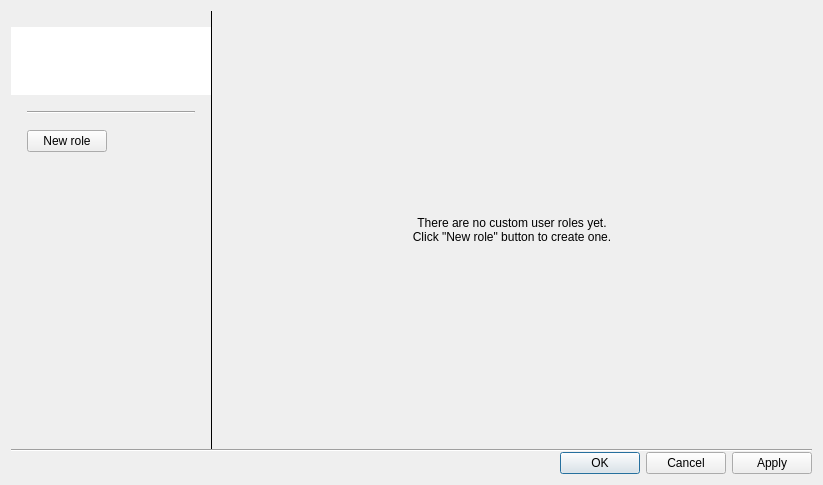
<?xml version="1.0" encoding="UTF-8"?>
<ui version="4.0">
 <class>UserRolesDialog</class>
 <widget class="QDialog" name="UserRolesDialog">
  <property name="geometry">
   <rect>
    <x>0</x>
    <y>0</y>
    <width>823</width>
    <height>485</height>
   </rect>
  </property>
  <property name="windowTitle">
   <string>User Roles</string>
  </property>
  <layout class="QGridLayout" name="gridLayout" columnstretch="0,0,1">
   <property name="spacing">
    <number>0</number>
   </property>
   <item row="1" column="0" colspan="3">
    <widget class="Line" name="line">
     <property name="orientation">
      <enum>Qt::Horizontal</enum>
     </property>
    </widget>
   </item>
   <item row="2" column="0" colspan="3">
    <widget class="QDialogButtonBox" name="buttonBox">
     <property name="orientation">
      <enum>Qt::Horizontal</enum>
     </property>
     <property name="standardButtons">
      <set>QDialogButtonBox::Apply|QDialogButtonBox::Cancel|QDialogButtonBox::Ok</set>
     </property>
    </widget>
   </item>
   <item row="0" column="2">
    <widget class="QStackedWidget" name="userRoleInfoStackedWidget">
     <property name="currentIndex">
      <number>0</number>
     </property>
     <widget class="QWidget" name="noUserRolesPage">
      <layout class="QVBoxLayout" name="verticalLayout_2">
       <property name="spacing">
        <number>0</number>
       </property>
       <item>
        <spacer name="verticalSpacer_3">
         <property name="orientation">
          <enum>Qt::Vertical</enum>
         </property>
         <property name="sizeHint" stdset="0">
          <size>
           <width>20</width>
           <height>40</height>
          </size>
         </property>
        </spacer>
       </item>
       <item>
        <widget class="QLabel" name="label">
         <property name="text">
          <string>There are no custom user roles yet.</string>
         </property>
         <property name="alignment">
          <set>Qt::AlignCenter</set>
         </property>
        </widget>
       </item>
       <item>
        <widget class="QLabel" name="label_2">
         <property name="text">
          <string>Click &quot;New role&quot; button to create one.</string>
         </property>
         <property name="alignment">
          <set>Qt::AlignCenter</set>
         </property>
        </widget>
       </item>
       <item>
        <spacer name="verticalSpacer_2">
         <property name="orientation">
          <enum>Qt::Vertical</enum>
         </property>
         <property name="sizeHint" stdset="0">
          <size>
           <width>20</width>
           <height>40</height>
          </size>
         </property>
        </spacer>
       </item>
      </layout>
     </widget>
     <widget class="QWidget" name="userRoleInfoPage">
      <layout class="QVBoxLayout" name="verticalLayout_3">
       <item>
        <widget class="QTabWidget" name="tabWidget">
         <property name="currentIndex">
          <number>-1</number>
         </property>
        </widget>
       </item>
      </layout>
     </widget>
    </widget>
   </item>
   <item row="0" column="0">
    <widget class="nx::client::desktop::Panel" name="userRolesPanel" native="true">
     <property name="minimumSize">
      <size>
       <width>200</width>
       <height>0</height>
      </size>
     </property>
     <layout class="QVBoxLayout" name="verticalLayout_4" stretch="1,0,0">
      <property name="spacing">
       <number>16</number>
      </property>
      <property name="leftMargin">
       <number>0</number>
      </property>
      <property name="topMargin">
       <number>16</number>
      </property>
      <property name="rightMargin">
       <number>0</number>
      </property>
      <property name="bottomMargin">
       <number>0</number>
      </property>
      <item>
       <widget class="QnTreeView" name="userRolesTreeView">
        <property name="sizePolicy">
         <sizepolicy hsizetype="Expanding" vsizetype="Maximum">
          <horstretch>0</horstretch>
          <verstretch>0</verstretch>
         </sizepolicy>
        </property>
        <property name="minimumSize">
         <size>
          <width>0</width>
          <height>16</height>
         </size>
        </property>
        <property name="frameShape">
         <enum>QFrame::NoFrame</enum>
        </property>
        <property name="horizontalScrollBarPolicy">
         <enum>Qt::ScrollBarAlwaysOff</enum>
        </property>
        <property name="sizeAdjustPolicy">
         <enum>QAbstractScrollArea::AdjustToContents</enum>
        </property>
        <property name="editTriggers">
         <set>QAbstractItemView::NoEditTriggers</set>
        </property>
        <property name="rootIsDecorated">
         <bool>false</bool>
        </property>
        <property name="uniformRowHeights">
         <bool>true</bool>
        </property>
        <property name="headerHidden">
         <bool>true</bool>
        </property>
       </widget>
      </item>
      <item>
       <layout class="QVBoxLayout" name="verticalLayout">
        <property name="spacing">
         <number>16</number>
        </property>
        <property name="leftMargin">
         <number>16</number>
        </property>
        <property name="rightMargin">
         <number>16</number>
        </property>
        <item>
         <widget class="Line" name="userRolesListUnderline">
          <property name="orientation">
           <enum>Qt::Horizontal</enum>
          </property>
         </widget>
        </item>
        <item>
         <widget class="QPushButton" name="newUserRoleButton">
          <property name="sizePolicy">
           <sizepolicy hsizetype="Fixed" vsizetype="Fixed">
            <horstretch>0</horstretch>
            <verstretch>0</verstretch>
           </sizepolicy>
          </property>
          <property name="text">
           <string>New role</string>
          </property>
         </widget>
        </item>
       </layout>
      </item>
      <item>
       <spacer name="verticalSpacer">
        <property name="orientation">
         <enum>Qt::Vertical</enum>
        </property>
        <property name="sizeHint" stdset="0">
         <size>
          <width>20</width>
          <height>16</height>
         </size>
        </property>
       </spacer>
      </item>
     </layout>
    </widget>
   </item>
   <item row="0" column="1">
    <widget class="Line" name="line_3">
     <property name="maximumSize">
      <size>
       <width>1</width>
       <height>16777215</height>
      </size>
     </property>
     <property name="frameShadow">
      <enum>QFrame::Plain</enum>
     </property>
     <property name="orientation">
      <enum>Qt::Vertical</enum>
     </property>
    </widget>
   </item>
  </layout>
 </widget>
 <customwidgets>
  <customwidget>
   <class>QnTreeView</class>
   <extends>QTreeView</extends>
   <header location="global">ui/widgets/common/tree_view.h</header>
  </customwidget>
  <customwidget>
   <class>nx::client::desktop::Panel</class>
   <extends>QWidget</extends>
   <header location="global">nx/client/desktop/common/widgets/panel.h</header>
   <container>1</container>
  </customwidget>
 </customwidgets>
 <resources/>
 <connections/>
</ui>
